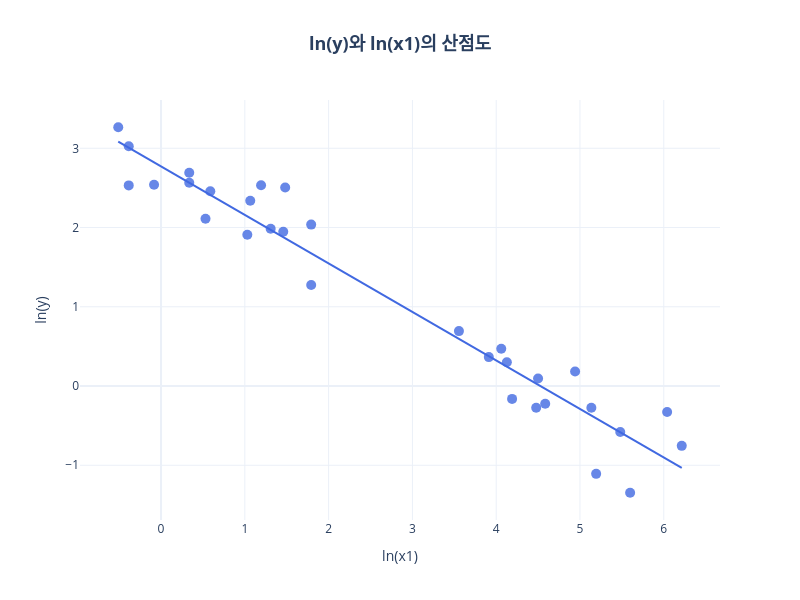

The cell this chart's notebook holds for it:
### Markdown cell above
::: {.panel-tabset}

#### 상관계수 행렬

* **참고**: 범주형 지시변수인 $x_4$는 선형 상관관계의 의미가 다르므로 계산에서 제외
* **해석:** 종속변수 $\ln(y)$와 설명변수 $\ln(x_1)$은 상관계수 -0.97로 매우 강한 음의 선형 관계를 보임.


| 변수 | $\ln(y)$ | $\ln(x_1)$ | $x_2$ | $x_3$ | $x_5$ | $x_6$ |
| :---: | ---: | ---: | ---: | ---: | ---: | ---: |
| **$\ln(y)$** | 1.00 | -0.97 | 0.15 | 0.19 | 0.32 | -0.41 |
| **$\ln(x_1)$** | -0.97 | 1.00 | -0.05 | -0.22 | -0.31 | 0.46 |
| **$x_2$** | 0.15 | -0.05 | 1.00 | -0.26 | -0.14 | -0.43 |
| **$x_3$** | 0.19 | -0.22 | -0.26 | 1.00 | 0.44 | -0.03 |
| **$x_5$** | 0.32 | -0.31 | -0.14 | 0.44 | 1.00 | 0.12 |
| **$x_6$** | -0.41 | 0.46 | -0.43 | -0.03 | 0.12 | 1.00 |



#### 변수 간 관계 시각화

### Code cell
import plotly.express as px

# Plotly Express를 이용한 산점도 및 선형 추세선(OLS) 시각화
fig = px.scatter(
    data, 
    x='log_x1', 
    y='log_y', 
    trendline='ols', # Ordinary Least Squares (선형 회귀) 추세선 추가
    title='<b>ln(y)와 ln(x1)의 산점도',
    labels={
        'log_x1': 'ln(x1)', 
        'log_y': 'ln(y)'
    },
    template='plotly_white'
)

# 마커 및 레이아웃 업데이트
fig.update_traces(marker=dict(size=10, color='royalblue', opacity=0.8))
fig.update_layout(title_font_size=18, title_x=0.5, width = 800, height = 600)

# 그래프 출력
fig.show()

### Figure 1 — Plotly figure (JSON) as saved in the notebook; plotly's stock layout.template omitted (floating-point values rounded to 4 significant figures)
{"data": [{"hovertemplate": "ln(x1)=%{x}<br>ln(y)=%{y}<extra></extra>", "legendgroup": "", "marker": {"color": "royalblue", "opacity": 0.8, "size": 10, "symbol": "circle"}, "mode": "markers", "name": "", "orientation": "v", "showlegend": false, "type": "scatter", "x": [1.03, 0.3365, 0.3365, 1.194, 0.5306, 1.065, 1.308, -0.08338, -0.3857, -0.3857, 1.792, 1.459, -0.5108, 0.5878, 1.792, 1.482, 4.477, 4.127, 3.912, 4.06, 4.5, 4.19, 4.942, 5.481, 6.04, 6.215, 5.193, 5.598, 5.136, 4.585, 3.555], "xaxis": "x", "y": [1.91, 2.565, 2.691, 2.534, 2.11, 2.339, 1.985, 2.539, 2.532, 3.025, 1.275, 1.946, 3.266, 2.457, 2.037, 2.506, -0.2744, 0.3001, 0.3646, 0.47, 0.09531, -0.1625, 0.1823, -0.5798, -0.3285, -0.755, -1.109, -1.347, -0.2744, -0.2231, 0.6931], "yaxis": "y"}, {"hovertemplate": "<b>OLS trendline</b><br>log_y = -0.612635 * log_x1 + 2.77288<br>R<sup>2</sup>=0.941200<br><br>ln(x1)=%{x}<br>ln(y)=%{y} <b>(trend)</b><extra></extra>", "legendgroup": "", "marker": {"color": "royalblue", "opacity": 0.8, "size": 10, "symbol": "circle"}, "mode": "lines", "name": "", "showlegend": false, "type": "scatter", "x": [-0.5108, -0.3857, -0.3857, -0.08338, 0.3365, 0.3365, 0.5306, 0.5878, 1.03, 1.065, 1.194, 1.308, 1.459, 1.482, 1.792, 1.792, 3.555, 3.912, 4.06, 4.127, 4.19, 4.477, 4.5, 4.585, 4.942, 5.136, 5.193, 5.481, 5.598, 6.04, 6.215], "xaxis": "x", "y": [3.086, 3.009, 3.009, 2.824, 2.567, 2.567, 2.448, 2.413, 2.142, 2.121, 2.041, 1.971, 1.879, 1.865, 1.675, 1.675, 0.5947, 0.3762, 0.2853, 0.2445, 0.2061, 0.0299, 0.01614, -0.03603, -0.2545, -0.3735, -0.4085, -0.5848, -0.6569, -0.9276, -1.034], "yaxis": "y"}], "layout": {"height": 600, "legend": {"tracegroupgap": 0}, "title": {"font": {"size": 18}, "text": "<b>ln(y)와 ln(x1)의 산점도", "x": 0.5}, "width": 800, "xaxis": {"anchor": "y", "domain": [0, 1], "title": {"text": "ln(x1)"}}, "yaxis": {"anchor": "x", "domain": [0, 1], "title": {"text": "ln(y)"}}}}
